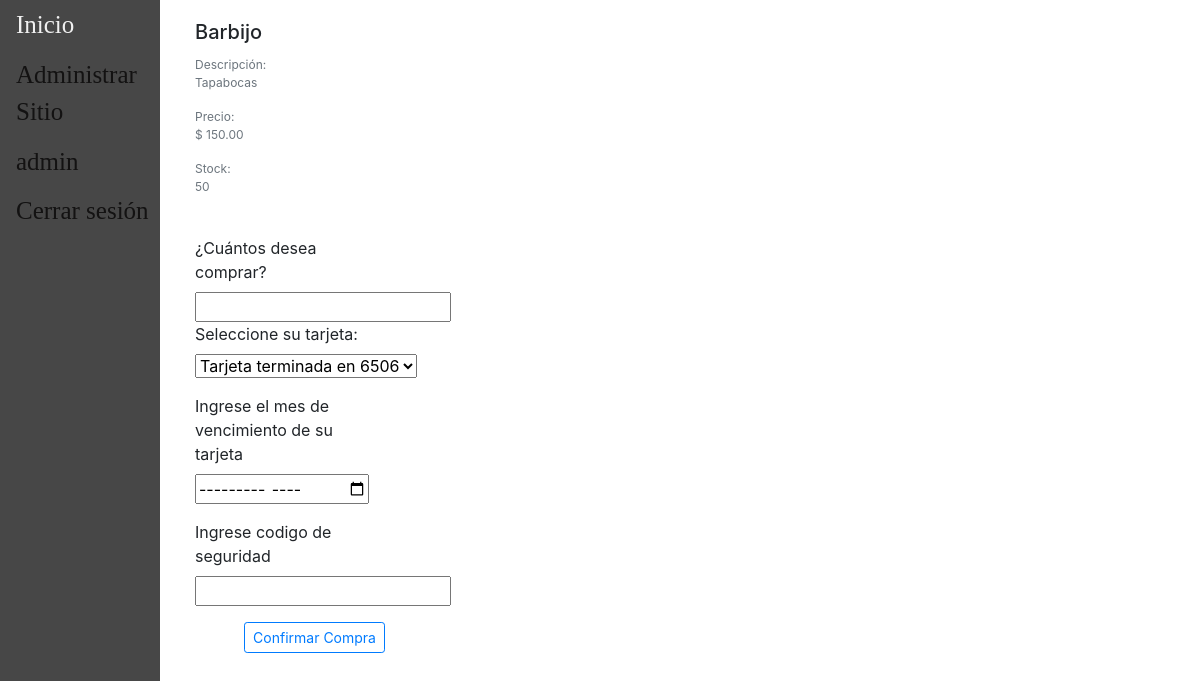
The page /viaje/1/ver_insumos (signed in) on the database its author committed.
### users/models.py (models this page shows, shortened)
class CustomUser(AbstractUser):
	username = models.CharField(_('Nombre de usuario'),max_length=40,primary_key=True,unique=True)
	email = models.EmailField(_('Dirección de correo electrónico'),unique=True)
	first_name = models.CharField(_('Nombre'),max_length=150)
	last_name = models.CharField(_('Apellido'),max_length=150)
	last_login = models.DateTimeField(_('Última conexión'),auto_now=True)
	fecha_nacimiento = models.DateField(_('Fecha de nacimiento'))
	has_premium = models.BooleanField(_('Posee membresía premium'),default=False)
	tarjetas = models.ManyToManyField(Tarjeta,blank=True)
	fecha_vencimiento = models.DateField(_('Fecha de vencimiento'), blank=True, null=True)
	USERNAME_FIELD = 'username'
	REQUIRED_FIELDS = [
		'email',
		'first_name',
		'last_name',
		'fecha_nacimiento',
	]
	objects = CustomUserManager()

### main/models.py (models this page shows, shortened)
class Insumo(models.Model):
    nombre = models.CharField(max_length=100, unique=True)
    descripcion = models.CharField(max_length=100)
    precio = models.DecimalField(max_digits=10, decimal_places=2, validators=[MinValueValidator(0)])
    cantidadActual = models.IntegerField(validators=[MinValueValidator(0), MaxValueValidator(999)])
    cantidadTotal = models.IntegerField(validators=[MinValueValidator(0), MaxValueValidator(999)])

### main/views.py (the view)
# urls.py: url(r'viaje/(?P<vId>[0-9]+)/ver_insumos',views.ver_insumos,name='ver_insumos'),
def ver_insumos(request,vId):
	viaje = Viaje.objects.get(id=vId)
	insumos = viaje.insumo.all()
	pasaje = viaje.pasajeros.filter(usuario=request.user).first()
	return render(request,'main/comprar_insumo.html',{'insumos':insumos,'pasaje':pasaje})

### users/models.py (called while the page is built)
    def __str__(self):
        return "Tarjeta terminada en "+self.numero[-4:]

### main/templates/main/comprar_insumo.html (shortened to what this page needs)
{% extends 'main/base.html' %}
{% block content %}
<div class="container mx-auto">
	<div class="row">
		<div class="col-sm-12 col-md-12 col-lg-3 pb-4">
			<div class="row">
				{% for i in insumos %}
					<div class="col-sm-12 col-md-12 col-lg-12 pb-4">
						<div class="h-100">
							<div class="card-body">
								<h5 class="card-title">{{ i.nombre }}</h5>
								<p class="text-muted mb-0" style="font-size: 12px">Descripción:</p>
								<p class="card-text text-muted" style="font-size: 12px">{{ i.descripcion }}</p>
								<p class="text-muted mb-0" style="font-size: 12px">Precio:</p>
								<p class="card-text text-muted" style="font-size: 12px">$ {{ i.precio }}</p>
								<p class="text-muted mb-0" style="font-size: 12px">Stock:</p>
								<p class="card-text text-muted" style="font-size: 12px">{{ i.cantidadActual }}</p>
								<br />
								<form action="{% url 'comprar_insumo' pId=pasaje.id iId=i.id %}" method="post">
									<label>¿Cuántos desea comprar?</label>
									<input type="number" name="cant" id="cant" required></input>
									<label for="tarjeta">Seleccione su tarjeta:</label>
									<select name="tarjeta" id="tarjeta">
										{% for t in user.tarjetas.all %}
											<option value="volvo">{{ t }}</option>
										{% endfor %}
									</select>
									<p>
										<div class="md-form mb-1">
											<label for="test_usuario" class="">Ingrese el mes de vencimiento de su tarjeta</label>
											<input type="month" name="vencimiento" required></input>
										</div>
									</p>
									<p>
										<div class="md-form mb-1">
											<label for="test_usuario" class="">Ingrese codigo de seguridad</label>
											<input type="text" name="cod_segu"  minlength="3" maxlength="3" required></input>
										</div>
									</p>
									<div class="text-right">
										<button type="submit" class="btn btn-outline-primary btn-sm">Confirmar Compra</button>
						  			</div>
								</form>
							</div>
						</div>
					</div>
				{% endfor %}
			</div>
		</div>
	</div>
</div>
{% endblock content %}

### main/templates/main/base.html (shortened to what this page needs)
{% load static %}
<!doctype html>
<html>
	<head>
		<link rel="stylesheet" href="https://cdn.jsdelivr.net/npm/bootstrap@4.6.0/dist/css/bootstrap.min.css">
	</head>
	<body>
		<main>
			<div class= "sidebar">
				<a href="/">Inicio</a>
				{% if user.is_staff %}
					<a href="/admin">Administrar Sitio</a>
				{% endif %}
				{% if user.is_authenticated %}
					<a href="{% url 'perfil'%}">{{user.username}}</a>
					<a href="{% url 'logout'%}">Cerrar sesión</a>
				{% else  %}
					<a href="{% url 'register'%}">Registrarse</a>
					<a href="{% url 'login'%}">Iniciar Sesión</a>
				{% endif %}
			</div>
			<div id="content", name="content", class="main">
				{% block content %}
				{% endblock content %}
			</div>
		</main>
	</body>
</html>

### main/templates/main/base.html (style rules this page uses)
.sidebar { height:100%; width:160px; position: fixed; z-index:1; top:0; left:0; background-color:rgb(71, 71, 71); overflow:hidden; padding-top:20x; }
.sidebar a { padding:6px 8px 6px 16px; text-decoration:none; font-family:Tahoma; font-size: 25px; color: #131212; display:block; }
.main { margin-left:160px; padding:0px 0px; }

### rows shown on the page
CustomUser: username "admin"
Insumo: nombre "Barbijo", descripcion "Tapabocas", precio "150.00", cantidadActual "50"

### other values the page prints
form field tarjeta "Tarjeta terminada en 6506"
